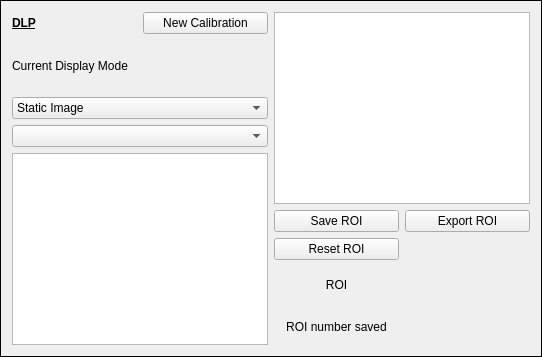
     <widget class="QFrame" name="dlp">
      <property name="minimumSize">
       <size>
        <width>450</width>
        <height>350</height>
       </size>
      </property>
      <property name="frameShape">
       <enum>QFrame::Box</enum>
      </property>
      <layout class="QGridLayout" name="gridLayout_5">
       <item row="0" column="2" rowspan="5" colspan="2">
        <widget class="Custom_pyqtgraph_widget" name="saved_ROI_image"/>
       </item>
       <item row="8" column="2">
        <widget class="QLabel" name="ROI_label_placeholder">
         <property name="frameShape">
          <enum>QFrame::NoFrame</enum>
         </property>
         <property name="frameShadow">
          <enum>QFrame::Plain</enum>
         </property>
         <property name="text">
          <string>ROI number saved</string>
         </property>
         <property name="scaledContents">
          <bool>true</bool>
         </property>
         <property name="alignment">
          <set>Qt::AlignCenter</set>
         </property>
         <property name="wordWrap">
          <bool>true</bool>
         </property>
        </widget>
       </item>
       <item row="7" column="2">
        <widget class="QLabel" name="ROI_label">
         <property name="text">
          <string>ROI</string>
         </property>
         <property name="alignment">
          <set>Qt::AlignCenter</set>
         </property>
        </widget>
       </item>
       <item row="0" column="1">
        <widget class="QPushButton" name="calibration_button">
         <property name="toolTip">
          <string>&lt;html&gt;&lt;head/&gt;&lt;body&gt;&lt;p&gt;Calibrate the DLP/Camera images with their respective resolutions so that ROI designed from the camera interface can be projected with the DLP &lt;/p&gt;&lt;/body&gt;&lt;/html&gt;</string>
         </property>
         <property name="text">
          <string>New Calibration</string>
         </property>
        </widget>
       </item>
       <item row="5" column="2">
        <widget class="QPushButton" name="save_ROI_button">
         <property name="text">
          <string>Save ROI</string>
         </property>
        </widget>
       </item>
       <item row="0" column="0">
        <widget class="QLabel" name="dlp_label">
         <property name="font">
          <font>
           <weight>75</weight>
           <italic>false</italic>
           <bold>true</bold>
           <underline>true</underline>
           <kerning>true</kerning>
          </font>
         </property>
         <property name="text">
          <string>DLP</string>
         </property>
        </widget>
       </item>
       <item row="4" column="0" rowspan="5" colspan="2">
        <widget class="QGraphicsView" name="dlp_projection_view"/>
       </item>
       <item row="6" column="2">
        <widget class="QPushButton" name="reset_ROI_button">
         <property name="text">
          <string>Reset ROI</string>
         </property>
        </widget>
       </item>
       <item row="5" column="3">
        <widget class="QPushButton" name="export_ROI_button">
         <property name="text">
          <string>Export ROI</string>
         </property>
        </widget>
       </item>
       <item row="3" column="0" colspan="2">
        <widget class="QComboBox" name="display_mode_subbox_combobox"/>
       </item>
       <item row="2" column="0" colspan="2">
        <widget class="QComboBox" name="display_mode_combobox">
         <item>
          <property name="text">
           <string>Static Image</string>
          </property>
         </item>
         <item>
          <property name="text">
           <string>Internal Test Pattern</string>
          </property>
         </item>
         <item>
          <property name="text">
           <string>HDMI Video Input</string>
          </property>
         </item>
         <item>
          <property name="text">
           <string>Pattern Sequence Display</string>
          </property>
         </item>
        </widget>
       </item>
       <item row="1" column="0" colspan="2">
        <widget class="QLabel" name="display_mode_label">
         <property name="text">
          <string>Current Display Mode</string>
         </property>
         <property name="scaledContents">
          <bool>true</bool>
         </property>
         <property name="wordWrap">
          <bool>true</bool>
         </property>
        </widget>
       </item>
      </layout>
     </widget>
